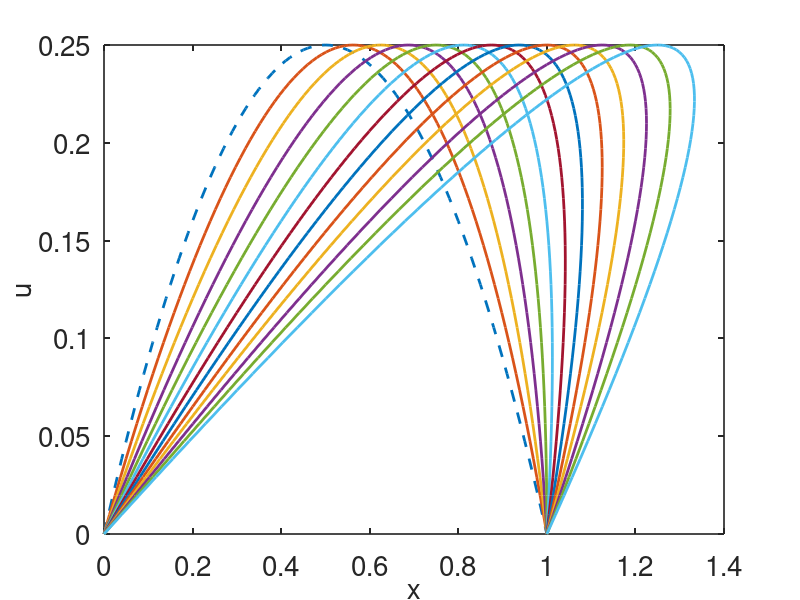

Source code (MATLAB):

%  -------------------------------------------------------------------
%
%   Solve the pde u_y +f(u,t,x) u_x = g(u,t,x) by the method of
%   characteristics.
%
%   For Chapter 15, Section 15.12.1 of
%   Keener and Sneyd, Mathematical Physiology, 3rd Edition, Springer.
%
%   Written by James Keener and James Sneyd.
%
%  -------------------------------------------------------------------
function pde_by_moc

set(0,                           ...
   'defaultaxesfontsize', 20,   ...
   'defaultaxeslinewidth', 1.2, ...
   'defaultlinelinewidth', 2.0, ...
   'defaultpatchlinewidth', 0.7); 
% set the x variable
% spatial grid
dx = 0.01;
x0 = [0:dx:1];
N = length(x0);
%initial data
u =x0.*(1-x0);
x = x0;
t_end = 3;
tstep = 0.25;
%specify the output points
tspan = [0:tstep:t_end];

s0=[x';u'];
figure(1) 
    plot(x,u,'--','linewidth',2)
    xlabel('x','fontsize', 20)
    ylabel('u','fontsize', 20)
    hold on
 
[T,S] = ode23s(@deRHS,tspan, s0 );  

%plot the solution
% each row of S is a parametric representation of u, vs x
Tn = length(T);
N = length(x);
for j = 2:Tn
    figure(1)   
    plot(S(j,1:N),S(j,N+1:2*N),'linewidth',2)
    hold on
end
hold off



%the right hand side for ode simulation:
function s_prime=deRHS(t,s)
     N = length(s);
     x = s(1:N/2);
     u = s(N/2+1:N);
     % specify the MoC equations
     % u_t + Fx u_x = Fu
    Fx = u;
    Fu = zeros(N/2,1);
    s_prime = [Fx; Fu];
